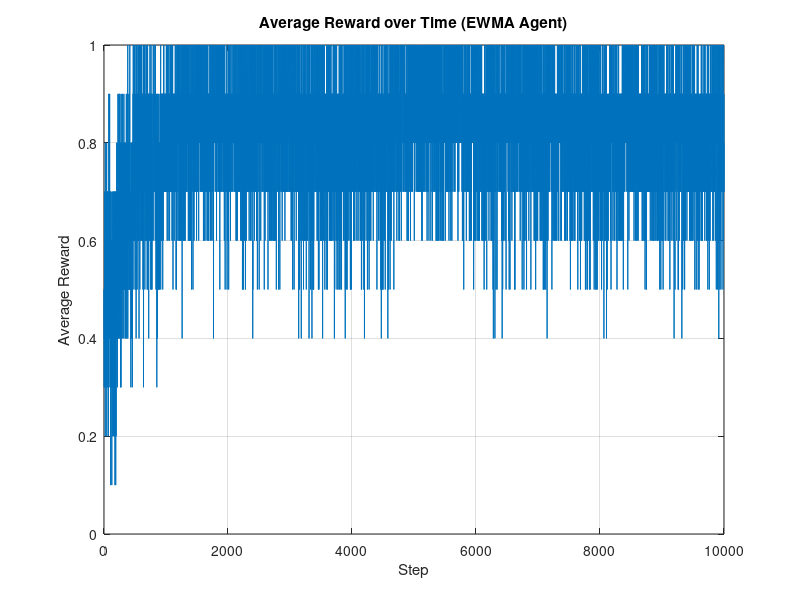
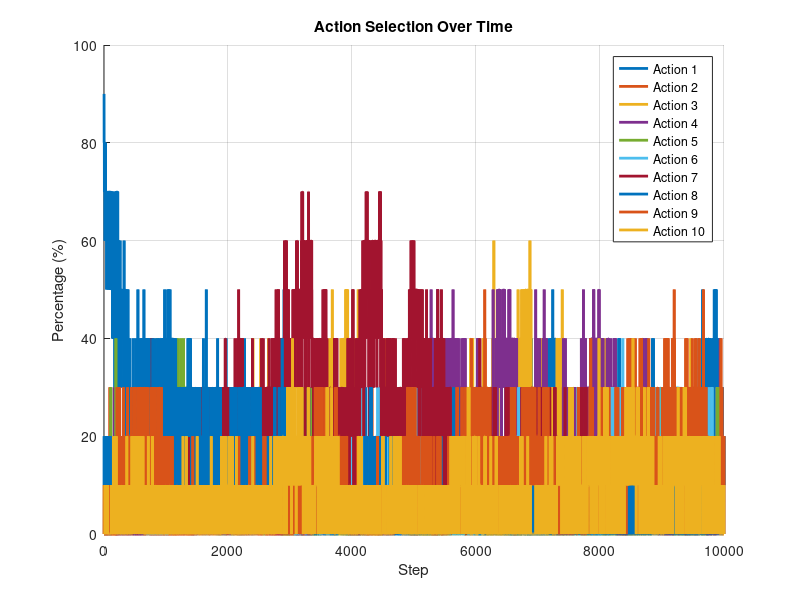

Source code (MATLAB) for these figures, in order:
function modified_bandit_agent
    % Parameters
    n_actions = 10;        % Number of bandit arms
    N_steps = 10000;       % Number of steps per experiment
    N_experiments = 10;    % Number of experiments
    eps = 0.1;             % Epsilon for exploration
    alpha = 0.1;           % Step size for non-stationary rewards (EWMA)
    stddev = 0.01;         % Standard deviation for the random walk of probabilities

    % Initialize results storage
    total_rewards = zeros(1, N_steps);  % Reward history over all experiments
    action_counts = zeros(N_steps, n_actions);  % Action selection history
    
    % Run multiple experiments
    for exp = 1:N_experiments
        [actions, rewards] = run_experiment(n_actions, N_steps, eps, alpha, stddev);
        
        % Accumulate rewards and action counts across experiments
        total_rewards = total_rewards + rewards;
        for t = 1:N_steps
            action_counts(t, actions(t)) = action_counts(t, actions(t)) + 1;
        end
        
        % Display progress
        if mod(exp, N_experiments / 10) == 0
            fprintf('[Experiment %d/%d] Average reward: %.4f\n', exp, N_experiments, mean(rewards));
        end
    end

    % Plot results
    plot_results(total_rewards, action_counts, N_experiments, N_steps, n_actions);
end

% Function to simulate the non-stationary environment
function [actions, rewards] = run_experiment(n_actions, N_steps, eps, alpha, stddev)
    % Initialize the environment and agent
    probs = 0.5 * ones(1, n_actions);  % Initial probabilities (mean rewards) for each arm
    Q = zeros(1, n_actions);  % Action-value estimates
    actions = zeros(1, N_steps);  % Store actions
    rewards = zeros(1, N_steps);  % Store rewards

    % Main loop for time steps
    for t = 1:N_steps
        % Epsilon-greedy action selection
        if rand() < eps
            action = randi(n_actions);  % Explore: select a random action
        else
            [~, action] = max(Q);  % Exploit: select the action with the highest Q-value
        end

        % Simulate the environment: pull the arm and get reward
        reward = rand() < probs(action);

        % Update the mean reward probabilities with a random walk
        probs = probs + normrnd(0, stddev, [1, n_actions]);
        probs = max(0, min(probs, 1));  % Ensure probabilities remain between 0 and 1

        % Update Q-value for the chosen action using the exponentially weighted moving average (EWMA)
        Q(action) = Q(action) + alpha * (reward - Q(action));

        % Store the action and reward
        actions(t) = action;
        rewards(t) = reward;
    end
end

% Function to plot the results
function plot_results(total_rewards, action_counts, N_experiments, N_steps, n_actions)
    % Plot the average reward over time
    avg_rewards = total_rewards / N_experiments;
    figure;
    plot(1:N_steps, avg_rewards, '-');
    xlabel('Step');
    ylabel('Average Reward');
    title('Average Reward over Time (EWMA Agent)');
    grid on;
    
    % Plot action selection percentages over time
    figure;
    hold on;
    for action = 1:n_actions
        action_percentage = 100 * action_counts(:, action) / N_experiments;
        plot(1:N_steps, action_percentage, 'LineWidth', 2, 'DisplayName', sprintf('Action %d', action));
    end
    xlabel('Step');
    ylabel('Percentage (%)');
    title('Action Selection Over Time');
    legend('show');
    grid on;
    hold off;
end